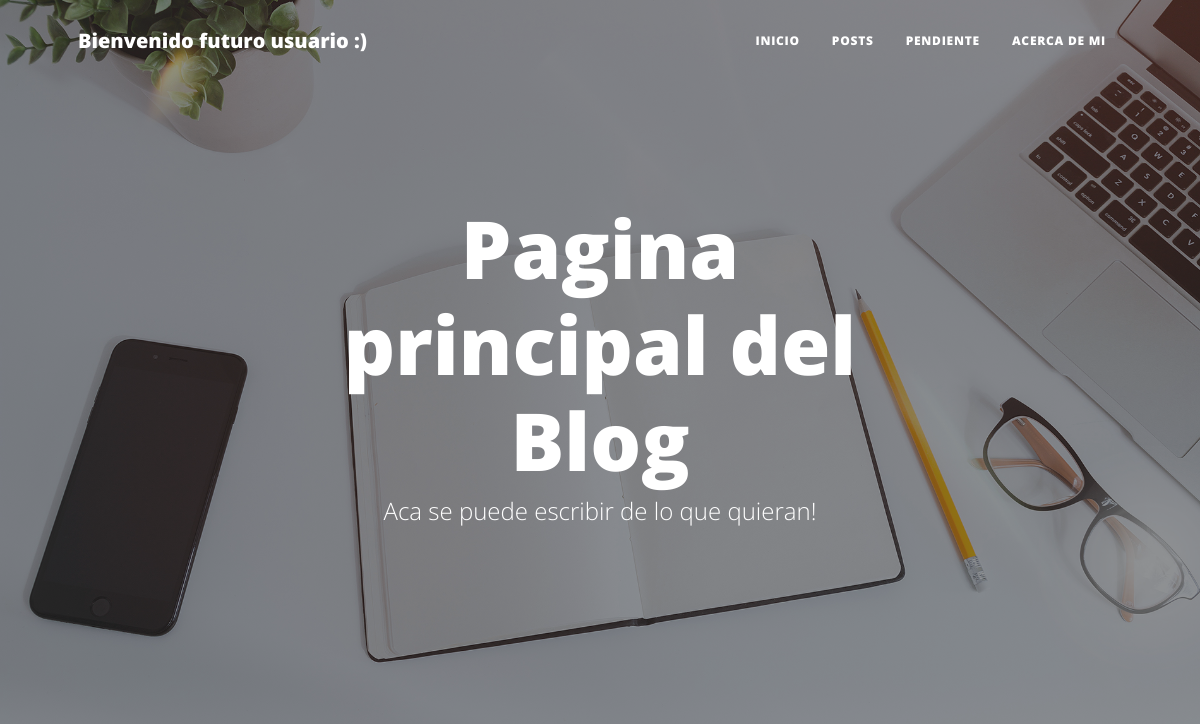
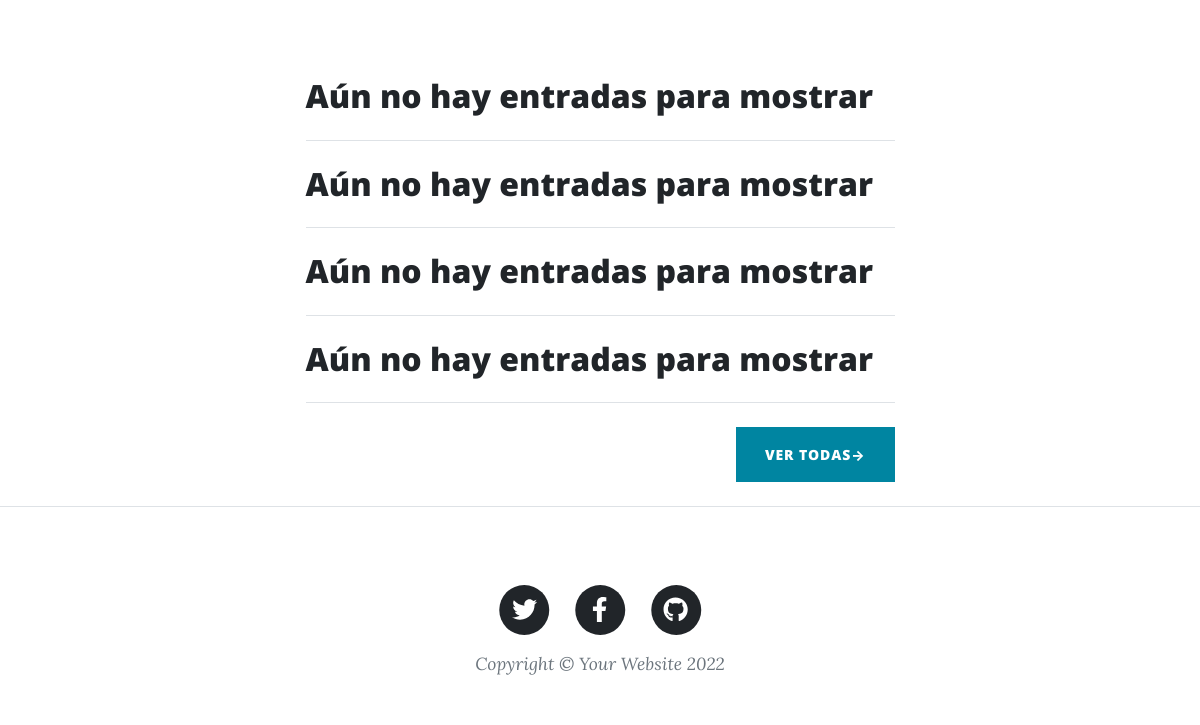
The app's page /, older data (2 pictures, top to bottom).
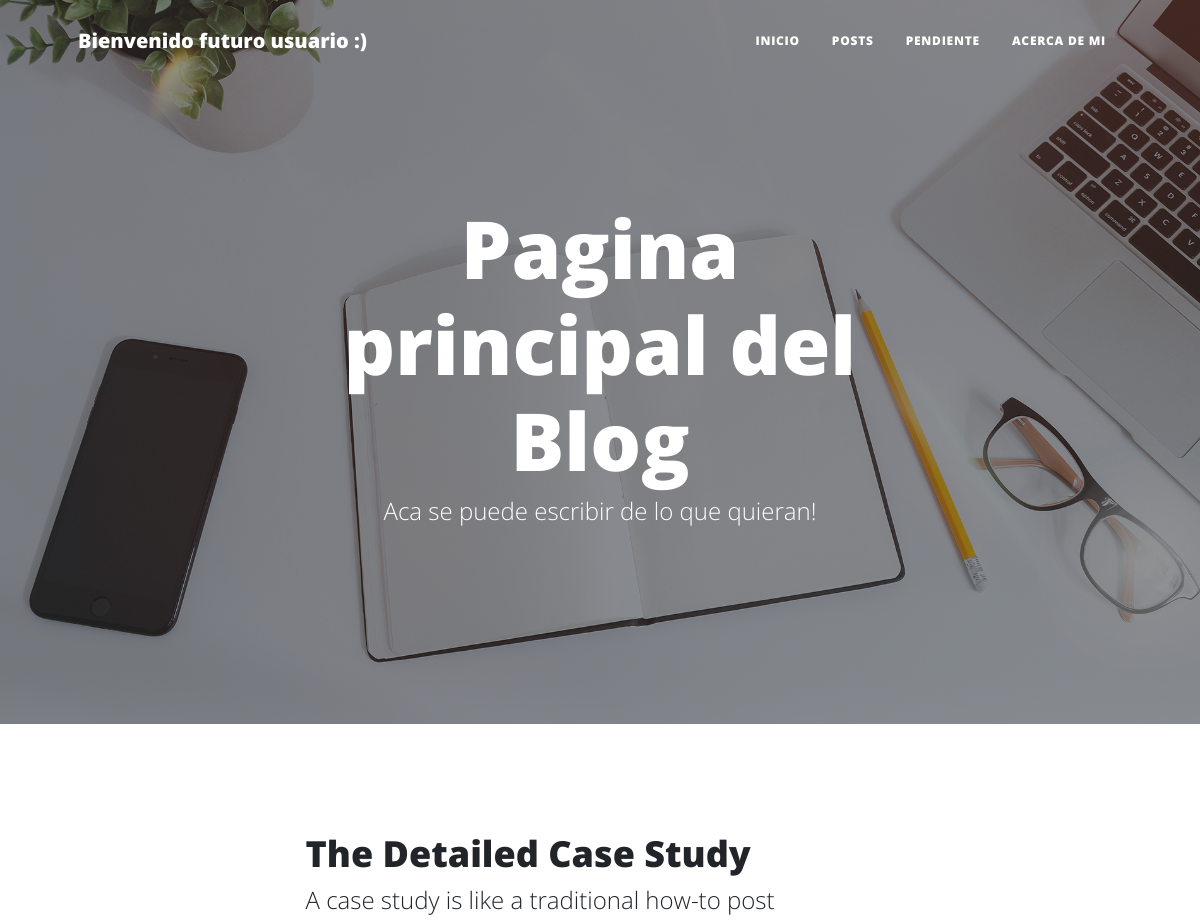
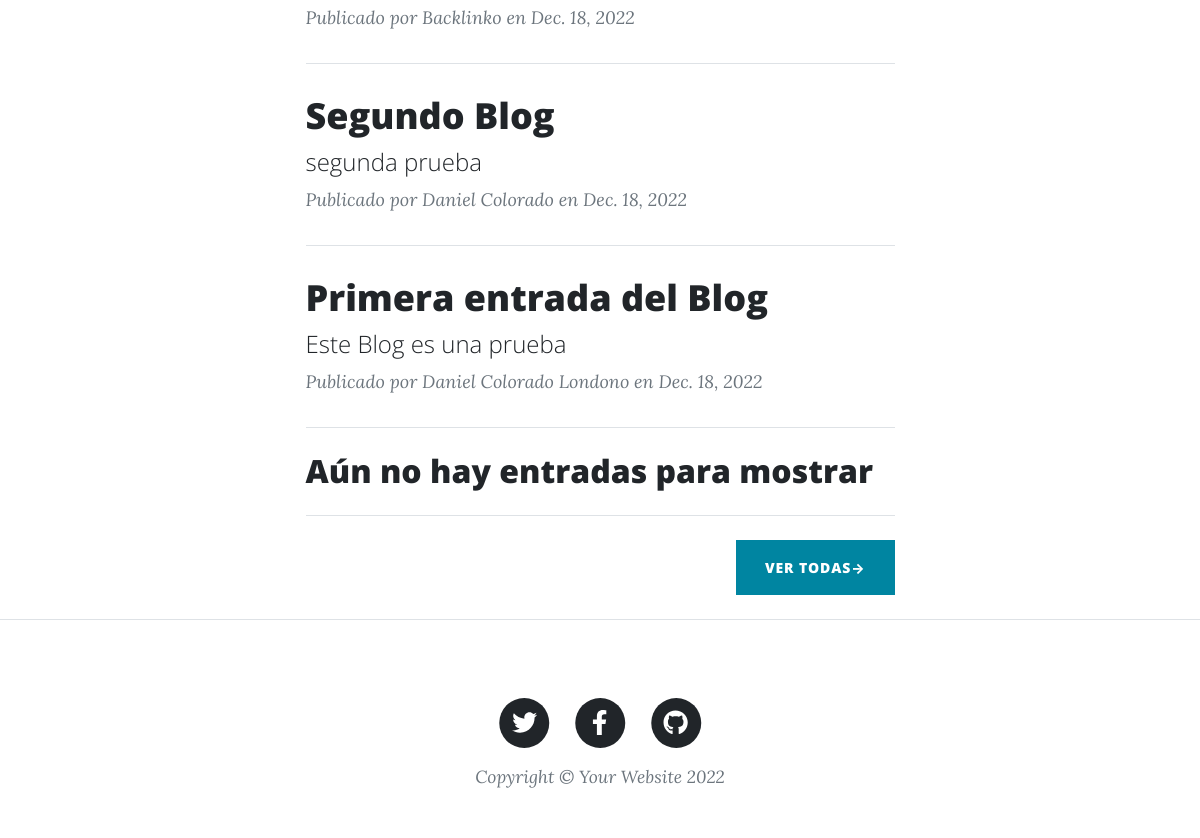
The same page, newer data (2 pictures, top to bottom).
### blog/models.py (models this page shows, shortened)
class Post(models.Model):
    titulo = models.CharField(max_length=255)
    subtitulo = models.CharField(max_length=255)
    cuerpo = RichTextUploadingField() # CKEditor Rich Text Field
    imagen = models.ImageField(upload_to='media')
    autor = models.CharField(max_length=255)
    fecha = models.DateField()

### blog/views.py (the view)
# urls.py: path("", inicio, name= "inicio"),
def inicio(request):
    blogs = Post.objects.all().order_by('-id')[:4] # Consulta por id, y limita a 4 de mayor a menor (ORDER BY id DESC en SQL) (LIMIT 4)
    if len(blogs) == 0:
        blog_1 = Post.objects.none()
        blog_2 = Post.objects.none()
        blog_3 = Post.objects.none()
        blog_4 = Post.objects.none()
    elif len(blogs) == 1:
        blog_1 = blogs[0]
        blog_2 = Post.objects.none()
        blog_3 = Post.objects.none()
        blog_4 = Post.objects.none()
    elif len(blogs) == 2:
        blog_1 = blogs[0]
        blog_2 = blogs[1]
        blog_3 = Post.objects.none()
        blog_4 = Post.objects.none()
    elif len(blogs) == 3:
        blog_1 = blogs[0]
        blog_2 = blogs[1]
        blog_3 = blogs[2]
        blog_4 = Post.objects.none()
    else:
        blog_1 = blogs[0]
        blog_2 = blogs[1]
        blog_3 = blogs[2]
        blog_4 = blogs[3]
    return render(request, "inicio.html", {"blog_1": blog_1, "blog_2": blog_2, "blog_3": blog_3, "blog_4": blog_4})

### blog/templates/Inicio.html
{% extends "padre.html" %}
{% load static %}
{% block encabezado %}
    <header class="masthead" style="background-image: url('../static/assets/img/home-bg.jpg')">
        <div class="container position-relative px-4 px-lg-5">
            <div class="row gx-4 gx-lg-5 justify-content-center">
                <div class="col-md-10 col-lg-8 col-xl-7">
                    <div class="site-heading">
                        <h1>Pagina principal del Blog</h1>
                        <span class="subheading">Aca se puede escribir de lo que quieran!</span>
                    </div>
                </div>
            </div>
        </div>
    </header>
{% endblock  %}
{% block contenido %}
    <div class="container px-4 px-lg-5">
        <div class="row gx-4 gx-lg-5 justify-content-center">
            <div class="col-md-10 col-lg-8 col-xl-7">
                <br>
                <div class="post-preview">
                    {% if blog_1 %}
                    <a href="{% url 'post' blog_1.id %}">
                        <h2 class="post-title">{{ blog_1.titulo }}</h2>
                        <h4 class="post-subtitle">{{ blog_1.subtitulo }}</h3>
                    </a>
                    <p class="post-meta">
                        Publicado por {{ blog_1.autor }}
                        en {{ blog_1.fecha}}
                    </p>
                    {% else %}
                    <h2 class="post-title">Aún no hay entradas para mostrar</h2>
                    {% endif %}
                </div>
                <hr class="my-4" />
                <div class="post-preview">
                    {% if blog_2 %}
                    <a href="{% url 'post' blog_2.id %}">
                        <h2 class="post-title">{{ blog_2.titulo }}</h2>
                        <h4 class="post-subtitle">{{ blog_2.subtitulo }}</h3>
                    </a>
                    <p class="post-meta">
                        Publicado por {{ blog_2.autor }}
                        en {{ blog_2.fecha}}
                    </p>
                    {% else %}
                    <h2 class="post-title">Aún no hay entradas para mostrar</h2>
                    {% endif %}
                </div>
                <hr class="my-4" />
                <div class="post-preview">
                    {% if blog_3 %}
                    <a href="{% url 'post' blog_3.id %}">
                        <h2 class="post-title">{{ blog_3.titulo }}</h2>
                        <h4 class="post-subtitle">{{ blog_3.subtitulo }}</h3>
                    </a>
                    <p class="post-meta">
                        Publicado por {{ blog_3.autor }}
                        en {{ blog_3.fecha}}
                    </p>
                    {% else %}
                    <h2 class="post-title">Aún no hay entradas para mostrar</h2>
                    {% endif %}
                </div>
                <hr class="my-4" />
                <div class="post-preview">
                    {% if blog_4 %}
                    <a href="{% url 'post' blog_4.id %}">
                        <h2 class="post-title">{{ blog_4.titulo }}</h2>
                        <h4 class="post-subtitle">{{ blog_4.subtitulo }}</h3>
                    </a>
                    <p class="post-meta">
                        Publicado por {{ blog_4.autor }}
                        en {{ blog_4.fecha}}
                    </p>
                    {% else %}
                    <h2 class="post-title">Aún no hay entradas para mostrar</h2>
                    {% endif %}
                </div>
                <hr class="my-4" />
                <div class="d-flex justify-content-end mb-4"><a class="btn btn-primary text-uppercase" href="{% url 'all_posts' %}">Ver todas→</a></div>
            </div>
        </div>
    </div>
{% endblock  %}

### blog/templates/padre.html (shortened to what this page needs)
<!DOCTYPE html>
<html lang="en">
    <head>
        {% load static %}
        <link href="{% static 'css/styles.css' %}" rel="stylesheet" />
    </head>
    <body>
        <nav class="navbar navbar-expand-lg navbar-light" id="mainNav">
            <div class="container px-4 px-lg-5">
                <a class="navbar-brand">Bienvenido futuro usuario :)</a>
                <div class="collapse navbar-collapse" id="navbarResponsive">
                    <ul class="navbar-nav ms-auto py-4 py-lg-0">
                        <li class="nav-item"><a class="nav-link px-lg-3 py-3 py-lg-4" href="{% url 'inicio' %}">Inicio</a></li>
                        <li class="nav-item"><a class="nav-link px-lg-3 py-3 py-lg-4" href="{% url 'all_posts' %}">Posts</a></li>
                        <li class="nav-item"><a class="nav-link px-lg-3 py-3 py-lg-4" href="{% url 'inicio' %}">pendiente</a></li>
                        <li class="nav-item"><a class="nav-link px-lg-3 py-3 py-lg-4" href="{% url 'about_me' %}">Acerca de mi</a></li>
                    </ul>
                </div>
            </div>
        </nav>
        {% block encabezado %}
        {% endblock  %}
        {% block contenido %}
        {% endblock  %}
        <footer class="border-top">
            <div class="container px-4 px-lg-5">
                <div class="row gx-4 gx-lg-5 justify-content-center">
                    <div class="col-md-10 col-lg-8 col-xl-7">
                        <br>
                        <ul class="list-inline text-center">
                            <li class="list-inline-item">
                                <a href="#!">
                                    <span class="fa-stack fa-lg">
                                        <i class="fas fa-circle fa-stack-2x"></i>
                                        <i class="fab fa-twitter fa-stack-1x fa-inverse"></i>
                                    </span>
                                </a>
                            </li>
                            <li class="list-inline-item">
                                <a href="#!">
                                    <span class="fa-stack fa-lg">
                                        <i class="fas fa-circle fa-stack-2x"></i>
                                        <i class="fab fa-facebook-f fa-stack-1x fa-inverse"></i>
                                    </span>
                                </a>
                            </li>
                            <li class="list-inline-item">
                                <a href="#!">
                                    <span class="fa-stack fa-lg">
                                        <i class="fas fa-circle fa-stack-2x"></i>
                                        <i class="fab fa-github fa-stack-1x fa-inverse"></i>
                                    </span>
                                </a>
                            </li>
                        </ul>
                        <div class="small text-center text-muted fst-italic">Copyright &copy; Your Website 2022</div>
                    </div>
                </div>
            </div>
        </footer>
    </body>
</html>

Row changes from the older to the newer data that the page shows:
added Post: titulo "The Detailed Case Study", subtitulo "A case study is like a traditional how-to post", autor "Backlinko", fecha "Dec. 18, 2022"
added Post: titulo "Segundo Blog", subtitulo "segunda prueba", autor "Daniel Colorado", fecha "Dec. 18, 2022"
added Post: titulo "Primera entrada del Blog", subtitulo "Este Blog es una prueba", autor "Daniel Colorado Londono", fecha "Dec. 18, 2022"
Text that changed along with them:
text no longer shown: "Aún no hay entradas para mostrar Aún no hay entradas para mostrar Aún no hay entradas para mostrar"
text now shown: "Publicado por en Publicado por en Publicado por en"
